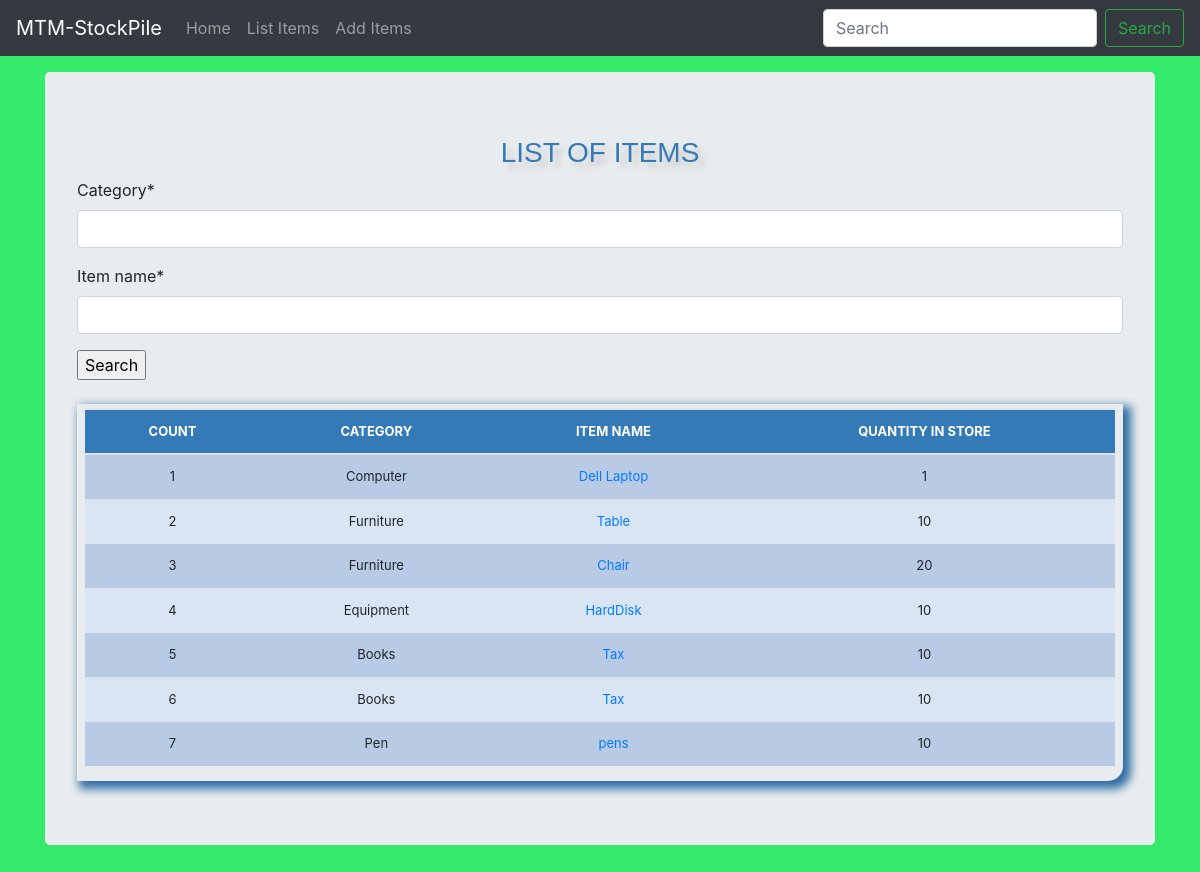
The app's page /list_items/ with its own data.
### home/models.py (models this page shows, shortened)
class Stock(models.Model):
    category = models.CharField(max_length=50, blank=False, null=True)
    item_name = models.CharField(max_length=50, blank=False, null=True)
    quantity = models.IntegerField(default='0', blank=False, null=True)
    receive_quantity = models.IntegerField(default='0', blank=True, null=True)
    receive_by = models.CharField(max_length=50, blank=True, null=True)
    issue_quantity = models.IntegerField(default='0', blank=True, null=True)
    issue_by = models.CharField(max_length=50, blank=True, null=True)
    issue_to = models.CharField(max_length=50, blank=True, null=True)
    phone_number = models.CharField(max_length=50, blank=True, null=True)
    created_by = models.CharField(max_length=50, blank=True, null=True)
    reorder_level = models.IntegerField(default='0', blank=True, null=True)
    last_updated = models.DateTimeField(auto_now_add=False, auto_now=True)
    export_to_CSV = models.BooleanField(default=False)

### home/views.py (the view, shortened to what this page needs)
# urls.py: path('list_items/', views.list_items, name='list_items'),
def list_items(request):
    header = "LIST OF ITEMS"
    form = StockSearchForm(request.POST or None)
    queryset = Stock.objects.all()
    context = {
        "header": header,
        "queryset": queryset,
        "form": form,
    }
    return render(request, 'list_items.html', context)

### home/forms.py
class StockSearchForm(forms.ModelForm):
       class Meta:
           model = Stock
           fields = ['category', 'item_name']

### home/templates/list_items.html (shortened to what this page needs)
{% load static %}
{% load crispy_forms_tags %}
<!doctype html>
<html lang="en">
<head>
    <link rel="stylesheet" href="https://stackpath.bootstrapcdn.com/bootstrap/4.4.1/css/bootstrap.min.css"
>
    <link href="{% static 'css/stylesheet.css' %}" rel="stylesheet">
    <link href="/static/css/navbar-top-fixed.css" rel="stylesheet">
</head>
<body>
    {% include 'base.html' %}
    <main role="main" class="container">
        <div class="jumbotron">
            <div class="header">
                <h3>{{header}}</h3>
            </div>
            <form method='POST' action=''>{% csrf_token %}
                {{form|crispy}}
                <input type="submit" value='Search' />
            </form>
            <br>
            <div class="display_table">
                <table class='table'>
                <thead>
                  <tr>
                    <th>COUNT</th>
                    <th>CATEGORY</th>
                    <th>ITEM NAME</th>
                    <th>QUANTITY IN STORE</th>
                  </tr>
                </thead>
              {% for instance in queryset %}
                  <tr>
                    <td>{{forloop.counter}}</td>
                    <td>{{instance.category}}</td>
                    <td><a href="{% url 'update_items' instance.id %}">{{instance.item_name}}</a></td>
                    <td>{{instance.quantity}}</td>
                  </tr>
              {% endfor %}
            </table>
        </div>
        </div>
    </main>
</body>
</html>

### home/templates/base.html (shortened to what this page needs)
    <nav class="navbar navbar-expand-md navbar-dark fixed-top bg-dark">
        <a class="navbar-brand" href="/">MTM-StockPile</a>
        <div class="collapse navbar-collapse" id="navbarCollapse">
            <ul class="navbar-nav mr-auto">
                <li class="nav-item ">
                    <a class="nav-link" href="/">Home <span class="sr-only">(current)</span></a>
                </li>
                <li class="nav-item">
                    <a class="nav-link" href="/list_items">List Items</a>
                </li>
                <li class="nav-item">
                    <a class="nav-link" href="/add_items">Add Items</a>
                </li>
            </ul>
            <form class="form-inline mt-2 mt-md-0">
                <input class="form-control mr-sm-2" type="text" placeholder="Search" aria-label="Search">
                <button class="btn btn-outline-success my-2 my-sm-0" type="submit">Search</button>
            </form>
        </div>
    </nav>

### home/static/css/stylesheet.css (style rules this page uses)
body { background-color: #34eb6b; }
.table { font-size: 13px; text-align: center; width: 99%; margin: auto; }
.table tr:nth-child(odd) { background: #B8CAE4 }
.table tr:nth-child(even) { background: #dae5f4 }
th { background-color: #337ab7; color: white; }
.display_table { border-bottom-right-radius: 15px; padding-left: 3px; padding-right: 3px; padding-bottom: 15px; padding-top:5px; box-shadow: 5px 5px 10px 3px #2e6da4; }
.header { font-family: sans-serif; color: #337ab7; font-size: 50px; text-align: center; width: 100%; text-shadow: 6px 6px 6px #c9c6c6; display: block; font-weight: bolder; }

### home/static/css/navbar-top-fixed.css (style rules this page uses)
body { min-height: 75rem; padding-top: 4.5rem; }

### records on screen
Stock: category "Computer", item_name "Dell Laptop", quantity "1"
Stock: category "Furniture", item_name "Table", quantity "10"
Stock: category "Furniture", item_name "Chair", quantity "20"
Stock: category "Equipment", item_name "HardDisk", quantity "10"
Stock: category "Books", item_name "Tax", quantity "10"
Stock: category "Books", item_name "Tax", quantity "10"
Stock: category "Pen", item_name "pens", quantity "10"

### other values on screen
{{ header }} "LIST OF ITEMS"
